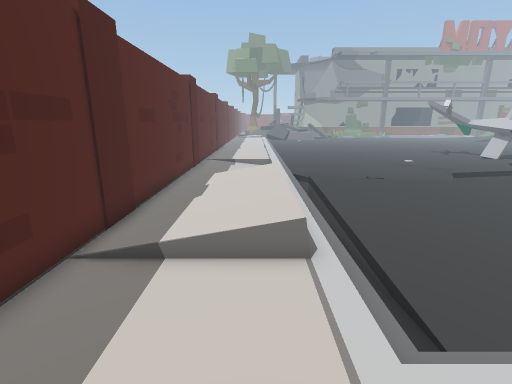
view 1 (above)

20 first-person views from a walk through a 3-D level made in the Unity game engine. The camera is 1.4 m above the floor, tilts 14° down and sees 85° across. The floor is counted in squares, 0.5 m on a side. Each view is taken from the middle of a square. On the plan, view 1 faces up. The plan holds only what a view shows up to about 19 squares ahead; the rest is blank. The place goes on beyond the plan. The player character is not drawn.

view 2
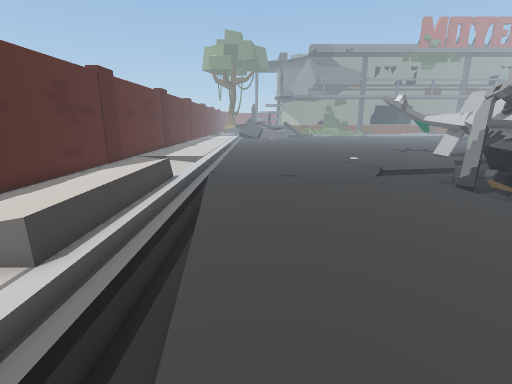

view 3
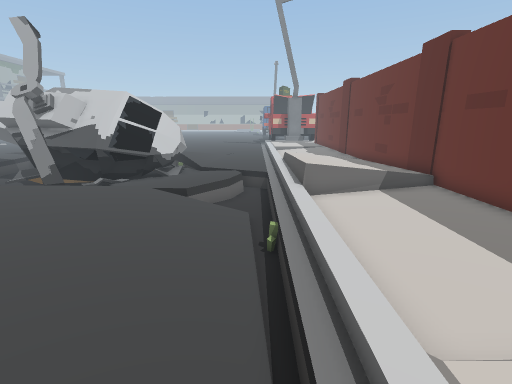

view 4
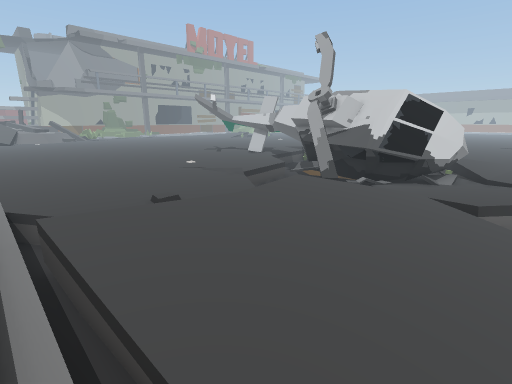

view 5
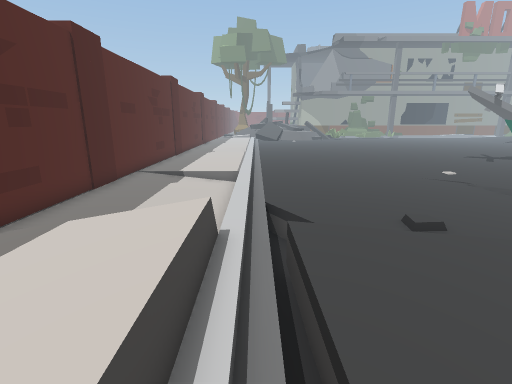

view 6
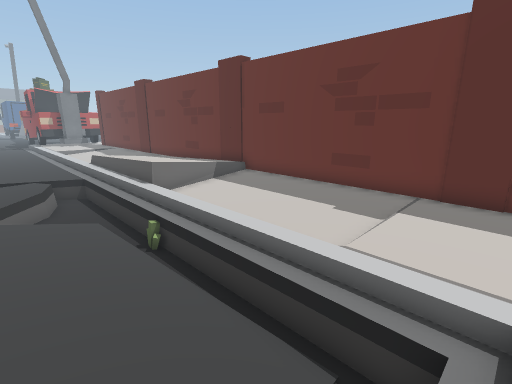

view 7
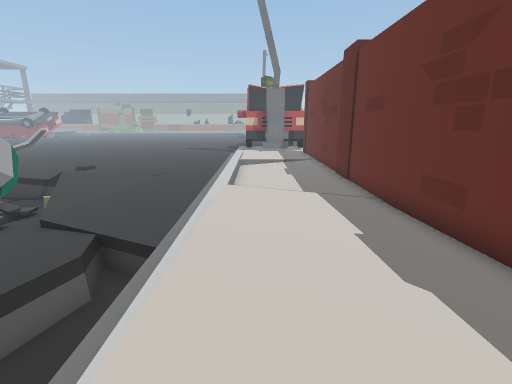

view 8
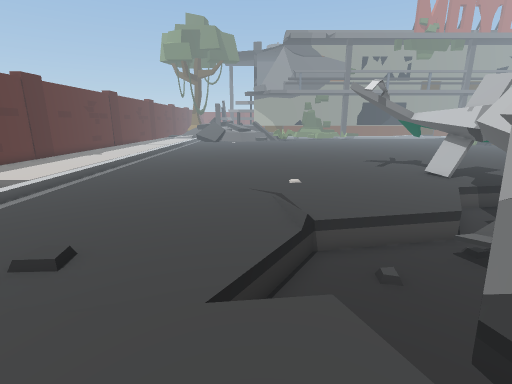

view 9
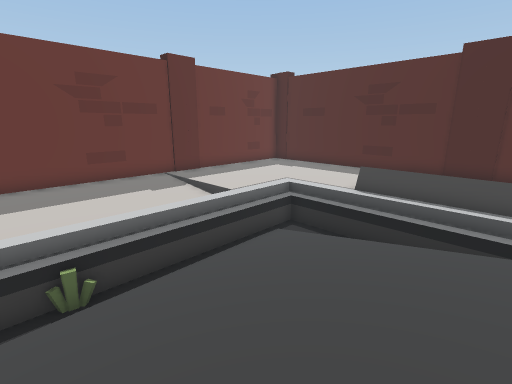

view 10
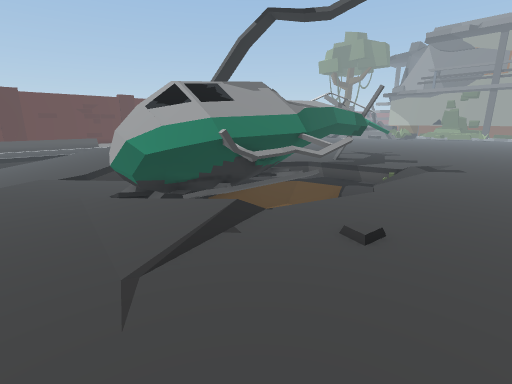

view 11
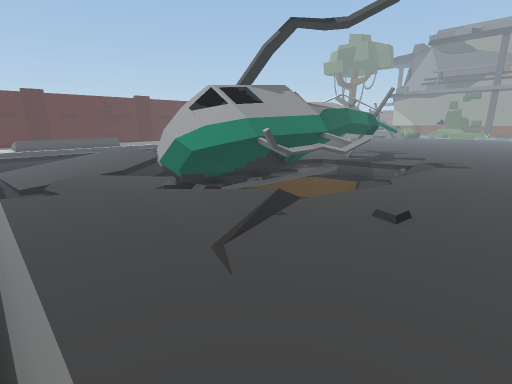

view 12
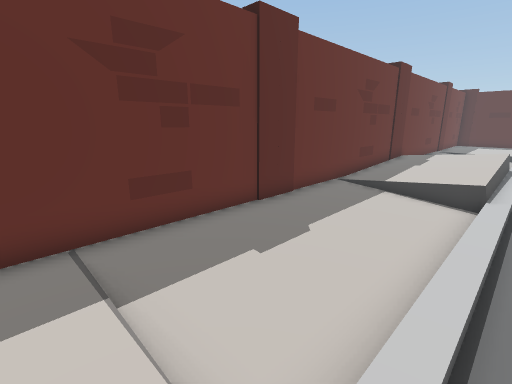

view 13
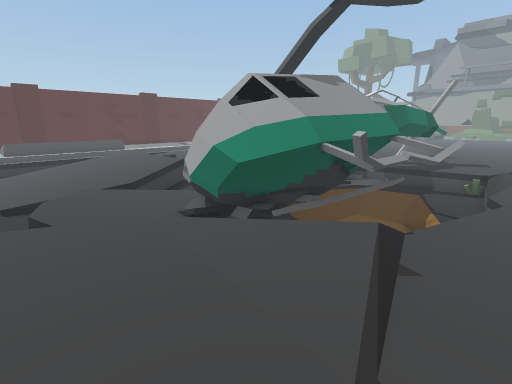

view 14
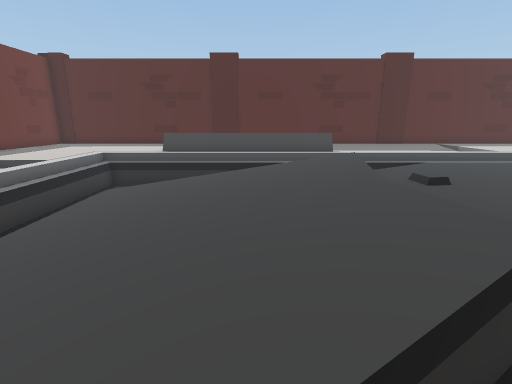

view 15
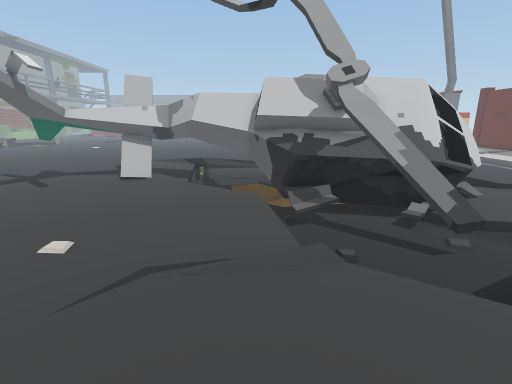

view 16
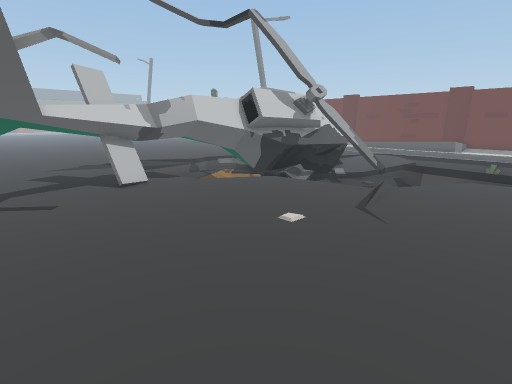

view 17
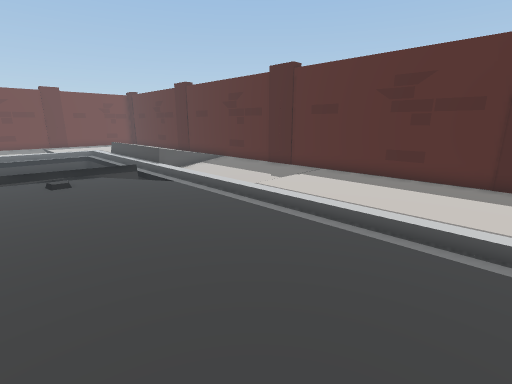

view 18
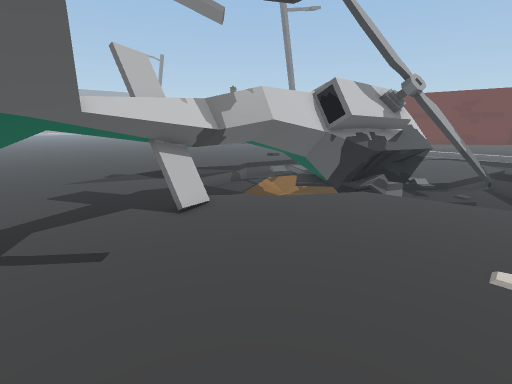

view 19
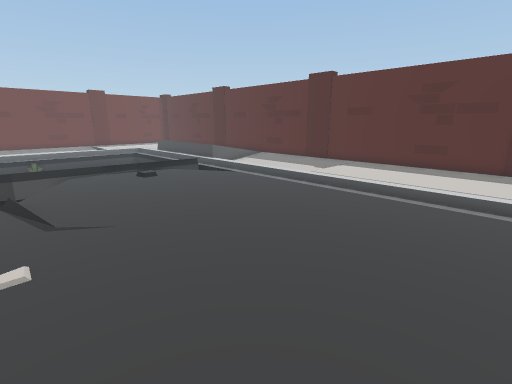

view 20
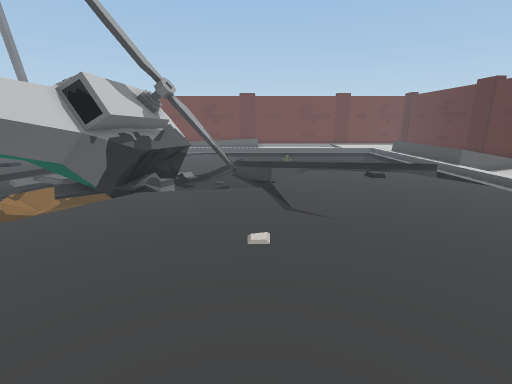

### Floor plan
Key: @ floor where view 1 was taken; # wall or solid block; . main floor; : floor 0.25 m higher than the main floor; - floor 0.25 m lower than the main floor; + floor 0.5 m higher than the main floor; _ floor 0.5 m lower than the main floor; < floor 0.75 m lower than the main floor; ( floor 1 m lower than the main floor; / step, stairs or slope; = window, fence, low wall or low ledge; ^ raised ledge; v drop or lower ground; T thing the floor can be seen under or through.
Columns run from 4 left of view 1 to 32 right of it. Each row starts with its distance up from view 1.
 30 #:::::...................^^=....
 29 #:::::.................. T^..........
 28 #:::::..................TT^..........
 27 #:::::...................TT..........
 26 #:::::...................TT .........
 25 #:::::...................#T .........
 24 #:::::...................##T/........
 23 #:::::...................###///:.....
 22 #::::/..................###____:....
 21 #::../................./###____/....
 20 #::../................._###____/....
 19 #::../................/##TT<<__/.....
 18 #::../.......... //___###TT T__/.....
 17 #::..///......../____/## TTTT T/.....
 16 #::../._........_____/## TTTTTT_.....
 15 #::../._/..:.../___TT_##  TT(TT/.....
 14 #::../.==/..../____TTT##  TT(T_/.....
 13 #:+++/.:::::///==_==_T##  #T<T_......
 12 #:+++/.::::::::::=___###  #T##/......
 11 #:+++/./.....:::::=_/-######_#=......
 10 #:+++///..........=_--=#####v=/......
  9 #:+++///.........../...=###=:::......
  8 #:+++///........../....../...::......
  7 #:+++//_---------./...../............
  6 #:+++//_----------_/.................
  5 #:::::/_---------/___.//.............
  4 #:::::/_____-__/_______............
  3 #:::::.//....../../////............ .
  2 #:::::::://////////////////////////
  1 #::::::::......../+++++++:..........
  0 #:::@::::......../+++++++::::::::::::
 -1 #::::::::::::::::/++++++:::::::::::::
 -2 #::::::::::::::::/++++:::::::::::::::
 -3 #####################################

Positions as (right, up) in squares from view 1, and headings:
1: (0, 0), facing up
2: (5, 1), facing up
3: (2, 4), facing right
4: (2, 6), facing up-right
5: (2, 8), facing up
6: (2, 7), facing down-right
7: (12, 1), facing right
8: (11, 10), facing up
9: (11, 10), facing down-left
10: (32, 5), facing up-left
11: (32, 3), facing up-left
12: (32, 3), facing down-left
13: (28, 4), facing up-left
14: (15, 10), facing left
15: (7, 19), facing right
16: (8, 30), facing down-right
17: (9, 30), facing down-left
18: (13, 30), facing down-right
19: (13, 30), facing down-left
20: (13, 30), facing down
